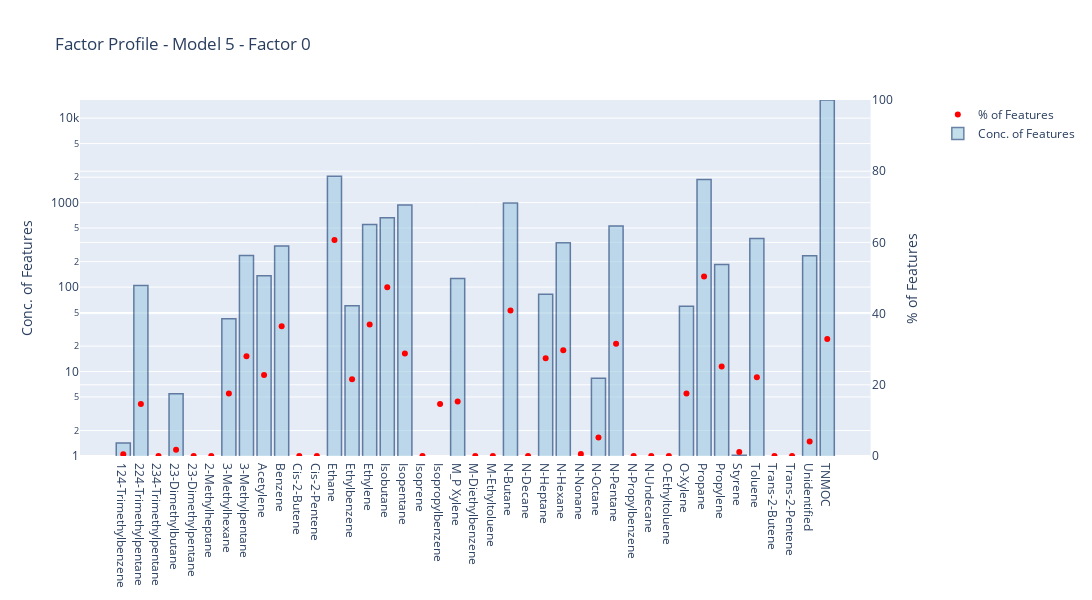
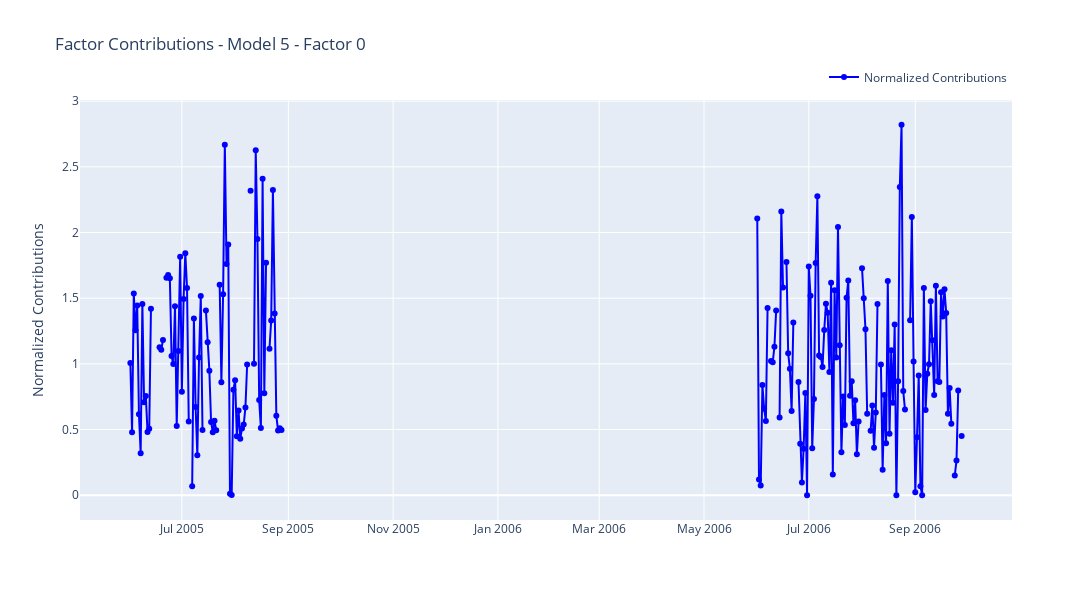

The notebook cell these images were saved under, in order:
### Code cell
# Factor profile plot showing the factor sum of concentrations by feature (blue bars), the percentage of the feature as the red dot, and in the bottom plot the normalized contributions by date (values are resampled at a daily timestep for timeseries consistency).
# Factor specified by index.
model_analysis.plot_factor_profile(factor_idx=0)

### Figure 1 — Plotly figure (JSON) as saved in the notebook; plotly's stock layout.template omitted (floating-point values rounded to 4 significant figures)
{"data": [{"marker": {"color": "red"}, "mode": "markers", "name": "% of Features", "type": "scatter", "x": ["124-Trimethylbenzene", "224-Trimethylpentane", "234-Trimethylpentane", "23-Dimethylbutane", "23-Dimethylpentane", "2-Methylheptane", "3-Methylhexane", "3-Methylpentane", "Acetylene", "Benzene", "Cis-2-Butene", "Cis-2-Pentene", "Ethane", "Ethylbenzene", "Ethylene", "Isobutane", "Isopentane", "Isoprene", "Isopropylbenzene", "M_P Xylene", "M-Diethylbenzene", "M-Ethyltoluene", "N-Butane", "N-Decane", "N-Heptane", "N-Hexane", "N-Nonane", "N-Octane", "N-Pentane", "N-Propylbenzene", "N-Undecane", "O-Ethyltoluene", "O-Xylene", "Propane", "Propylene", "Styrene", "Toluene", "Trans-2-Butene", "Trans-2-Pentene", "Unidentified", "TNMOC"], "xaxis": "x", "y": [0.4855, 14.61, 3.185e-05, 1.745, 1.478e-19, 1.064e-25, 17.52, 28.04, 22.78, 36.46, 6.637e-117, 9.783e-92, 60.67, 21.58, 36.94, 47.4, 28.8, 8.295e-31, 14.63, 15.28, 2.39e-132, 2.302e-15, 40.88, 1.801e-81, 27.49, 29.72, 0.5637, 5.228, 31.56, 2.993e-84, 2.899e-46, 1.389e-213, 17.53, 50.45, 25.12, 1.123, 22.14, 4.287e-52, 4.839e-25, 4.1, 32.89], "yaxis": "y2"}, {"marker": {"color": "rgb(158,202,225)", "line": {"color": "rgb(8,48,107)", "width": 1.5}}, "name": "Conc. of Features", "opacity": 0.6, "type": "bar", "x": ["124-Trimethylbenzene", "224-Trimethylpentane", "234-Trimethylpentane", "23-Dimethylbutane", "23-Dimethylpentane", "2-Methylheptane", "3-Methylhexane", "3-Methylpentane", "Acetylene", "Benzene", "Cis-2-Butene", "Cis-2-Pentene", "Ethane", "Ethylbenzene", "Ethylene", "Isobutane", "Isopentane", "Isoprene", "Isopropylbenzene", "M_P Xylene", "M-Diethylbenzene", "M-Ethyltoluene", "N-Butane", "N-Decane", "N-Heptane", "N-Hexane", "N-Nonane", "N-Octane", "N-Pentane", "N-Propylbenzene", "N-Undecane", "O-Ethyltoluene", "O-Xylene", "Propane", "Propylene", "Styrene", "Toluene", "Trans-2-Butene", "Trans-2-Pentene", "Unidentified", "TNMOC"], "xaxis": "x", "y": [1.422, 104.2, 7.431e-05, 5.463, 2.083e-19, 7.649e-26, 42.11, 236.6, 136.3, 305.9, 3.552e-117, 1.145e-91, 2057.0, 59.98, 550.2, 661.0, 935.5, 6.567e-30, 0.5694, 126.3, 1.549e-133, 5.394e-15, 987.5, 1.964e-81, 82.05, 334.6, 0.6719, 8.302, 527.9, 1.28e-84, 2.604e-46, 1.385e-213, 59.29, 1883.0, 185.6, 1.022, 376.1, 2.213e-52, 1.024e-24, 234.4, 16410.0], "yaxis": "y"}], "layout": {"height": 600, "title": {"text": "Factor Profile - Model 5 - Factor 0"}, "width": 1200, "xaxis": {"anchor": "y", "autorange": true, "domain": [0, 0.94], "range": [-2.434, 42.43], "type": "category"}, "yaxis": {"anchor": "x", "domain": [0, 1], "range": [0, 4.215], "title": {"text": "Conc. of Features"}, "type": "log"}, "yaxis2": {"anchor": "x", "overlaying": "y", "range": [0, 100], "side": "right", "title": {"text": "% of Features"}, "type": "linear"}}}

### Figure 2 — Plotly figure (JSON) as saved in the notebook; plotly's stock layout.template omitted (floating-point values rounded to 4 significant figures; data arrays with more than 128 entries replaced by an {"elided": "..."} marker saying what was removed)
{"data": [{"line": {"color": "blue"}, "mode": "lines+markers", "name": "Normalized Contributions", "type": "scatter", "x": {"elided": "485 str values"}, "y": {"elided": "485 float values"}}], "layout": {"height": 600, "legend": {"orientation": "h", "x": 1, "xanchor": "right", "y": 1.02, "yanchor": "bottom"}, "showlegend": true, "title": {"text": "Factor Contributions - Model 5 - Factor 0"}, "width": 1200, "xaxis": {"autorange": true, "range": ["2005-05-02 22:32:22.4879", "2006-10-27 01:27:37.5121"], "type": "date"}, "yaxis": {"autorange": true, "range": [-0.1884, 3.009], "title": {"text": "Normalized Contributions"}, "type": "linear"}}}
